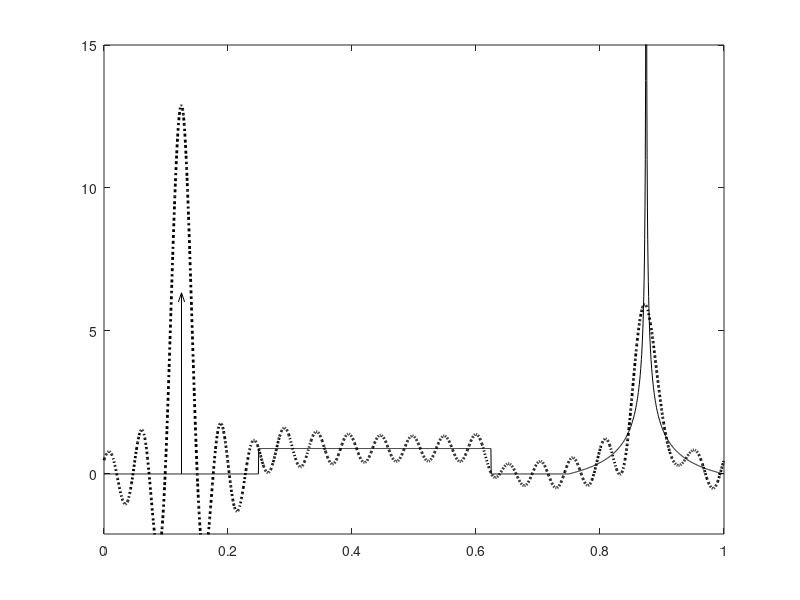
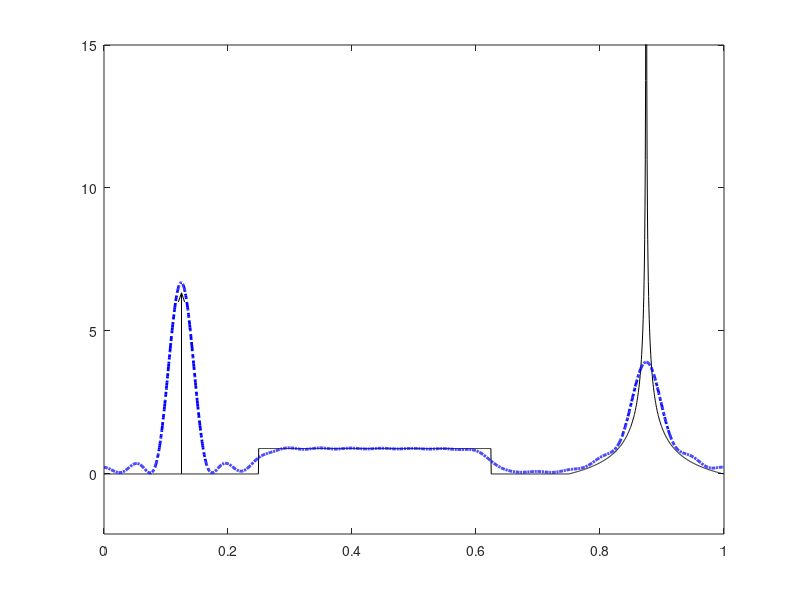

Here is the MATLAB script that generated these plots, in order:
nn=2048;

n=19;

xx=0:1/nn:1;
xx(end)=[];

mu=zeros(nn,1);
mu(2*nn/8:5*nn/8-1)=8/9;

x0=1/8;
mu(nn*x0)=nn/3;

xx1=(6*nn/8:8*nn/8-1)/nn;
mu(6*nn/8:8*nn/8-1)=(1./sqrt(abs(xx1-7/8))-sqrt(8))*(sqrt(2)/3);
mu(7/8*nn)=mu(7/8*nn-1);

muh=fft(mu);
k=0:nn-1;
k=min(k',nn-k');
Fnh=1-k/(n+1);
Fnh(Fnh<0)=0;
ph=muh.*Fnh;
p=ifft(ph);

Dnh=ones(size(muh));
Dnh(k>n)=0;
ph0=muh.*Dnh;
p0=ifft(ph0);

c=1/3;
mu(nn*x0)=0;

figure(1)
plot(xx,mu,'k',[x0,x0],[0,c*n],'k',[x0-0.005,x0],[0.95*c*n,c*n],'k',[x0+0.005,x0],[0.95*c*n,c*n],'k',xx,p0,'k:','Linewidth',2);

axis([0,1,-2.1,15])
set(gca,'FontSize',10);
%export_fig(gcf,'ExampleMeasure1','-pdf','-transparent')

figure(2)
plot(xx,mu,'k',[x0,x0],[0,c*n],'k',[x0-0.005,x0],[0.95*c*n,c*n],'k',[x0+0.005,x0],[0.95*c*n,c*n],'k',xx,p,'b-.','Linewidth',2);

axis([0,1,-2.1,15])
set(gca,'FontSize',10);
%export_fig(gcf,'ExampleMeasure2','-pdf','-transparent')